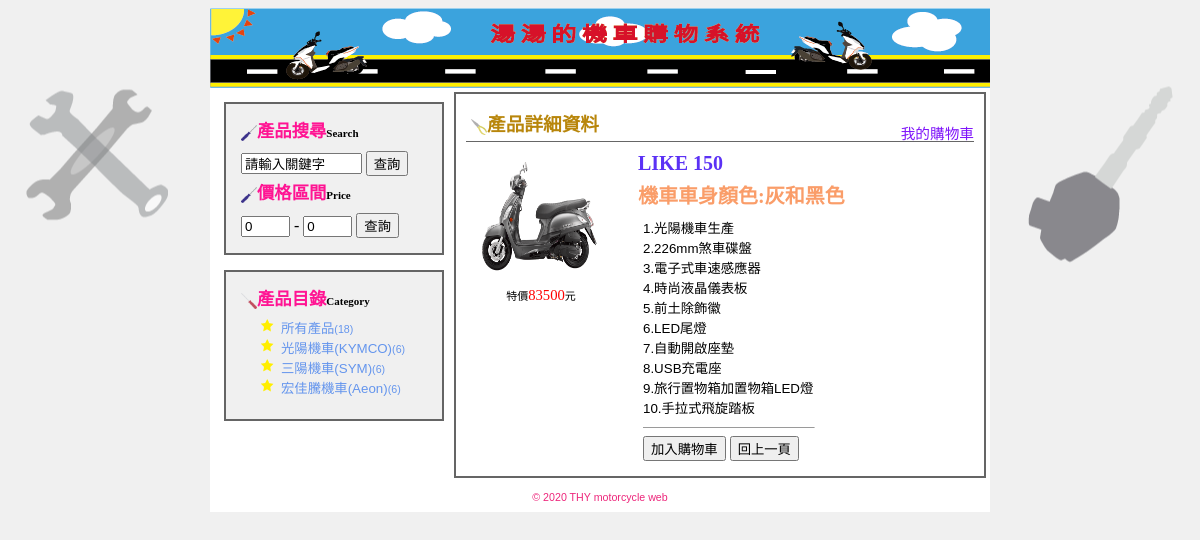
Screenshot of /product.php?id=1 with the database file from the repository.
### tables this page shows
CREATE TABLE `category` (
  `categoryid` int(11) UNSIGNED NOT NULL,
  `categoryname` varchar(100) NOT NULL,
  `categorysort` int(11) UNSIGNED DEFAULT NULL
);

CREATE TABLE `product` (
  `productid` int(11) UNSIGNED NOT NULL,
  `categoryid` int(11) UNSIGNED NOT NULL,
  `productname` varchar(100) DEFAULT NULL,
  `productprice` int(11) UNSIGNED DEFAULT NULL,
  `productimages` varchar(100) DEFAULT NULL,
  `description` text DEFAULT NULL,
  `color` varchar(100) DEFAULT NULL
);

### product.php (the view, shortened to what this page needs)
<?php
	require_once("connMysql.php");
	$query_RecProduct="SELECT * FROM product WHERE productid=?";
	$stmt=$db_link->prepare($query_RecProduct);
	$stmt->bind_param("i",$_GET["id"]);
	$stmt->execute();
	$RecProduct=$stmt->get_result();
	$row_RecProduct=$RecProduct->fetch_assoc();
	$query_RecProduct="SELECT category.categoryid,category.categoryname,category.categorysort,count(product.productid) as productNum FROM category LEFT JOIN product ON category.categoryid=product.categoryid GROUP By category.categoryid,category.categoryname,category.categorysort ORDER BY category.categorysort ASC";
	$RecCategory=$db_link->query($query_RecProduct);
	$query_RecTotal="SELECT count(productid) as totalNum FROM product";
	$RecTotal=$db_link->query($query_RecTotal);
	$row_RecTotal=$RecTotal->fetch_assoc();
?>
<html>
<head>
<link href="mstyle.css" rel="stylesheet" type="text/css">
</head>
<body>
	<table width="780" border="0" align="center" cellpadding="4" cellspacing="0" bgcolor="#FFFFFF">
		<tr>
			<td height="80" align="center" background="images/logo.png" class="tdbline"></td>
		</tr>
		<tr>
			<td>
				<table width="100%" border="0" cellspacing="0" cellpadding="10">
					<tr valign="top">
						<td width="220">
							<div class="categorybox">
								<p class="heading"><img src="images/tool3.png" width="16" height="16" align="absmiddle">產品搜尋<span class="smalltext">Search</span></p>
								<form name="form1" method="get" action="index.php">
									<p>
										<input name="keyword" type="text" id="keyword" value="請輸入關鍵字" size="12" onClick="this.value='';">
										<input type="submit" id="button" value="查詢">
									</p>
								</form>
								<p class="heading"><img src="images/tool3.png" width="16" height="16" align="absmiddle">價格區間<span class="smalltext">Price</span></p>
								<form action="index.php" method="get" name="form2" id="form2">
									<input name="price1" type="text" id="price1" value="0" size="3">
									-
									<input name="price2" type="text" id="price2" value="0" size="3">
									<input type="submit" id="button2" value="查詢">
								</form>
							</div>
							<div class="categorybox">
								<p class="heading"><img src="images/tool4.png" width="16" height="16" align="absmiddle">產品目錄<span class="smalltext">Category</span></p>
								<ul>
									<li><a href="index.php">所有產品<span class="categorycount">(<?php echo $row_RecTotal["totalNum"];?>)</span></a></li>
										<?php while($row_RecCategory=$RecCategory->fetch_assoc()){?>
									<li><a href="index.php?cid=<?php echo $row_RecCategory["categoryid"];?>"><?php echo $row_RecCategory["categoryname"];?><span class="categorycount">(<?php echo $row_RecCategory["productNum"]?>)</span></a></li>
										<?php } ?>
								</ul>
							</div>
						</td>
						<td class="tdline">
							<div class="subjectDiv"><span class="heading"><img src="images/tool5.png" width="16" height="16" align="absmiddle"></span>產品詳細資料</div>
						    <div class="actionDiv"><a href="cart.php">我的購物車</a></div>
							<div class="albumDiv">
								<div>
									<?php if($row_RecProduct["productimages"]==""){?>
										<img src="images/nopics.png" alt="暫無圖片" width="120" height="120" border="0">
									<?php }else{?>
										<img src="proimg/<?php echo $row_RecProduct["productimages"];?>" alt="<?php  echo $row_RecProduct["productname"];?>" width="135" height="135" border="0">
									<?php }?>
								</div>
								<div class="albuminfo"><span class="smalltext">特價</span><span class="redword"><?php echo $row_RecProduct["productprice"];?></span><span class="smalltext">元</span></div>
							</div>
							<div class="titleDiv">
								<?php echo $row_RecProduct["productname"];?>
							</div>
							<div class="titleColor">
								<?php echo "機車車身顏色:".$row_RecProduct["color"];?>
							</div>
							<div class="dataDiv">
								<p><?php echo nl2br($row_RecProduct["description"]);?></p>
								<hr width="100%" size="1">
								<form name="form3" method="post" action="">
								  <input type="submit" name="button3" id="button3" value="加入購物車">
								  <input type="button" name="button4" id="button4" value="回上一頁" onClick="window.history.back();">
							</div>
						</td>
					</tr>
				</table>
			</td>
		</tr>
		<tr>
			<td height="30" align="center"  class="trademark">© 2020 THY motorcycle web</td>
		</tr>
	</table>
</body>
</html>

### mstyle.css (style rules this page uses)
body { background-color:#F0F0F0; background-image:url(images/background1.png); background-repeat:no-repeat; background-position:center; }
p,ol,ul { font-family:Verdana, Arial, Helvetica, sans-serif; font-size:10pt; line-height:150%; margin-top:0px; margin-bottom:5px; }
form { margin:0px; }
a { text-decoration:none; }
a:link { color:#0066CC; }
.dataDiv { margin:5px; float:left; }
.titleDiv { margin:5px; font-family:"微軟正黑體"; font-size:15pt; font-weight:bolder; color:#5B31F5; }
.titleColor { margin:5px; font-family:"微軟正黑體"; font-size:15pt; font-weight:bold; color:#FA9D69; }
.heading { font-family:"微軟正黑體"; font-size:13pt; color:#ff1493; line-height:150%; font-weight:bold; }
.smalltext { font-size:11px; color:black; font-family:Georgia,"Times New Roman", Times, serif; vertical-align:baseline; }
.trademark { font-family:Verdana, Arial, Helvetica, sans-serif; font-size:8pt; color:#ED267B; }
.tdline { border:2px solid #656565; }
.actionDiv { float:right; margin-top:-30px; font-size:11pt; font-family:"微軟正黑體"; }
.actionDiv a { color:#7F14FA; }
.albumDiv { float:left; height:200px; width:150px; text-align:center; margin-right:22px; margin-bottom:5px; }
.albumDiv .albuminfo { font-family:"微軟正黑體"; font-size:11pt; }
.subjectDiv { font-family:"微軟正黑體"; font-size:14pt; font-weight:bold; color:#b8860b; padding:5px; clear:both; border-bottom-width:1px; border-bottom-style:solid; border-bottom-color:#666666; margin-bottom:10px; }
.redword { color:#FF0000; }
.categorybox { border:2px solid #656565; padding:15px; background-color:#F0F0F0; margin-bottom:15px; }
.categorybox ul { list-style-type:none; margin-left:-20px; }
.categorybox li { background-image:url(images/star.png); background-repeat:no-repeat; background-position:0 0 0 0; padding-left:20px; }
.categorybox li a { color:#6495ed; }
.categorycount { font-family:Verdana, Arial, Helvetica, sans-serif; font-size:8pt; }

### rows the page displays
category: categoryname "光陽機車(KYMCO)", productNum "6"
category: categoryname "三陽機車(SYM)", productNum "6"
category: categoryname "宏佳騰機車(Aeon)", productNum "6"
product: productimages (picture), productprice "83500", productname "LIKE 150", color "灰和黑色", description "1.光陽機車生產 2.226mm煞車碟盤 3.電子式車速感應器 4.時尚液晶儀表板 5.前土除飾徽 6.LED尾燈 7.自動開啟座墊 8.USB充電座 9.旅行置物箱加置物箱LED燈 10.手拉式飛旋踏板"

### other values shown
$row_RecTotal["totalNum"] "18"
